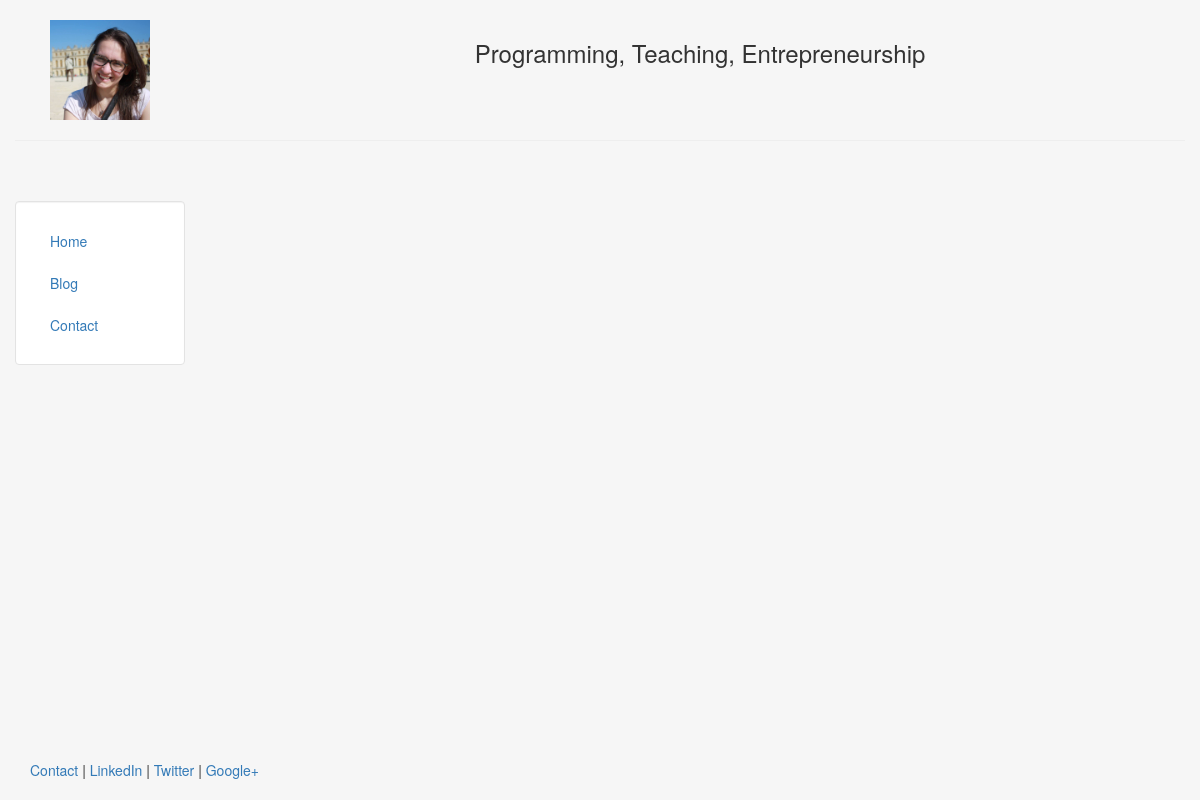
/blog/, run on an earlier commit of the app's database.
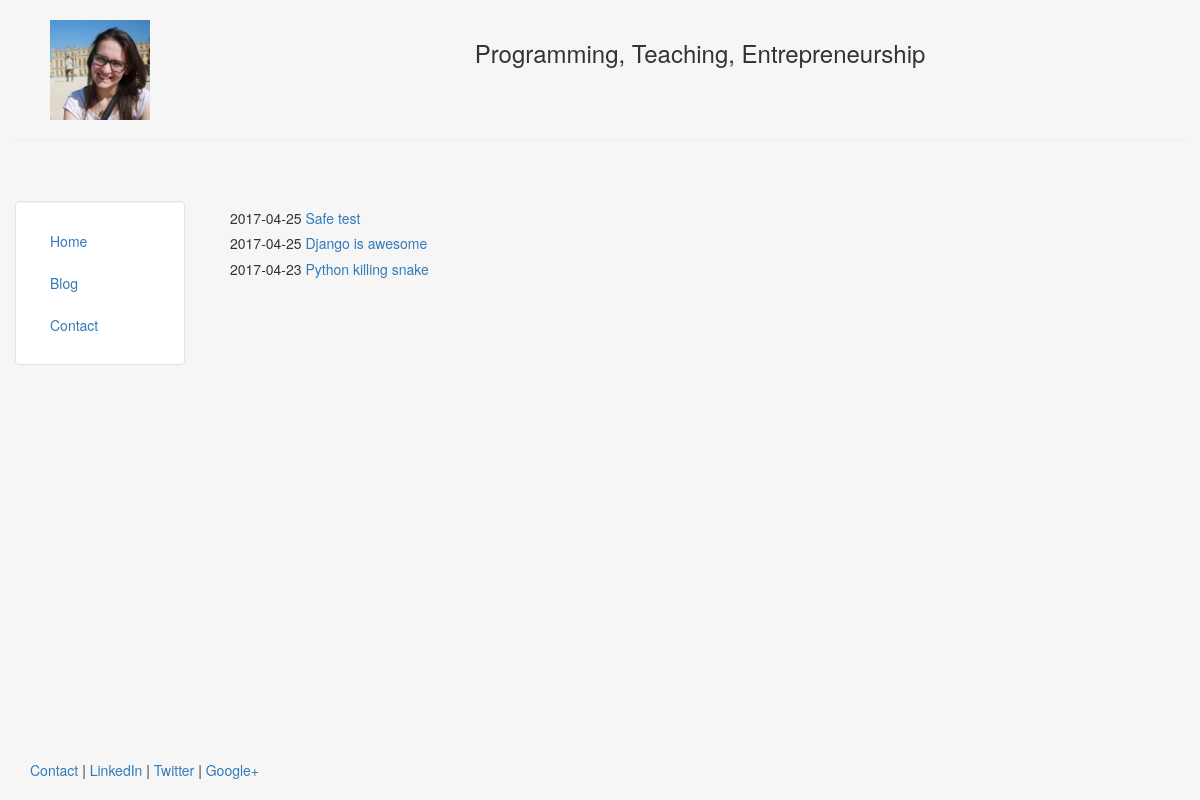
And on a later commit of the database.
### blog/models.py (models this page shows, shortened)
class Post(models.Model):
    title = models.CharField(max_length=140)
    body = models.TextField()
    date = models.DateTimeField()

### blog/templates/blog/blog.html
{% extends "dashboard/header.html" %}
{% block content %}
    {% for post in object_list %}
        <h5>
            {{ post.date|date:"Y-m-d"}}
            <a href="/blog/{{post.id}}"> {{post.title}}</a>
        </h5>
    {% endfor %}
{% endblock %}

### dashboard/templates/dashboard/header.html (shortened to what this page needs)
<!DOCTYPE html>
<html lang="en">
<head>
	{% load staticfiles %}
	<link rel="stylesheet" href="{% static 'dashboard/css/bootstrap.min.css' %}" type = "text/css"/>
</head>
<body class="body" style="background-color:#f6f6f6">
	<div class="container-fluid" style="min-height:95%; ">
		<div class="row">
			  <div class="col-sm-2">
				  <br>
				  <center>
					<img src="{% static 'dashboard/img/profile.jpg' %}" class="responsive-img" style='max-height:100px;' alt="face">
				  </center>
			  </div>
			  <div class="col-sm-10">
				  <br>
				  <center>
				  <h3>Programming, Teaching, Entrepreneurship</h3>
				  </center>
			  </div>
		</div><hr>
		<div class="row">
		  <div class="col-sm-2">
		  <br>
		  <br>
			<div class="well bs-sidebar" id="sidebar" style="background-color:#fff">
			  <ul class="nav nav-pills nav-stacked">
				<li><a href='/'>Home</a></li>
				<li><a href='/blog/'>Blog</a></li>
				<li><a href='/contact/'>Contact</a></li>
			  </ul>
			</div>
		  </div>
		  <div class="col-sm-10">
			<div class='container-fluid'>
			<br><br>
			   {% block content %}
			   {% endblock %}
			</div>
		  </div>
		</div>
	</div>
	<footer>
		<div class="container-fluid" style='margin-left:15px'>
			<p><a href="#" target="blank">Contact</a> | <a href="#" target="blank">LinkedIn</a> | <a href="#" target="blank">Twitter</a> | <a href="#" target="blank">Google+</a></p>
		</div>
	</footer>
</body>
</html>

### dashboard/templates/dashboard/header.html (style rules this page uses)
html, body { height:100% }

What changed in the data, as far as the page shows it:
added Post: date "2017-04-25", title "Safe test"
added Post: date "2017-04-25", title "Django is awesome"
added Post: date "2017-04-23", title "Python killing snake"
